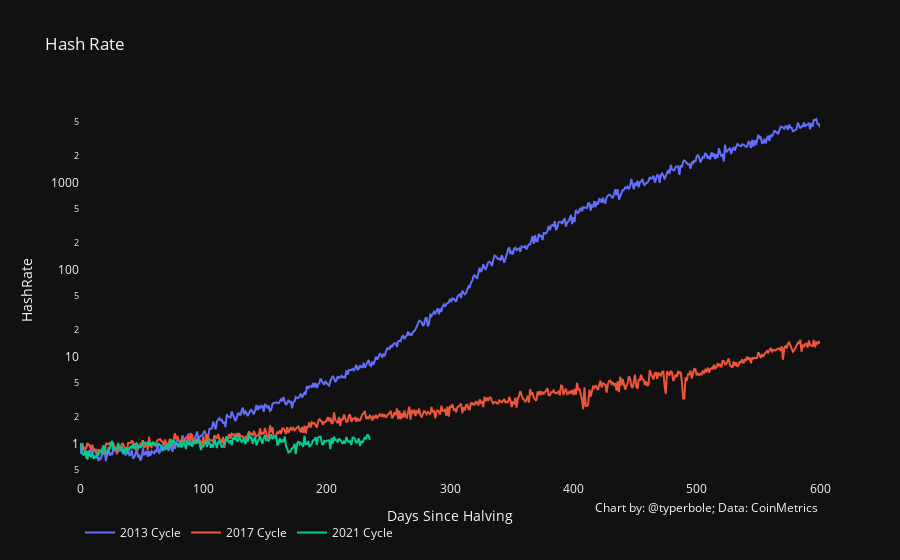

Write notebook code for a chart like this one.
### Code cell
plot_comparison_chart(data, 'HashRate', cycle='halving', index=True, title='Hash Rate', y_axis_type='log')

### Figure 1 — Plotly figure (JSON) as saved in the notebook; plotly's stock layout.template omitted (floating-point values rounded to 4 significant figures; data arrays with more than 128 entries replaced by an {"elided": "..."} marker saying what was removed)
{"data": [{"name": "2013 Cycle", "type": "scatter", "x": {"elided": "601 int values"}, "xaxis": "x", "y": {"elided": "601 float values"}, "yaxis": "y"}, {"name": "2017 Cycle", "type": "scatter", "x": {"elided": "601 int values"}, "xaxis": "x", "y": {"elided": "601 float values"}, "yaxis": "y"}, {"name": "2021 Cycle", "type": "scatter", "x": {"elided": "601 int values"}, "xaxis": "x", "y": {"elided": "601 float values"}, "yaxis": "y"}], "layout": {"annotations": [{"showarrow": false, "text": "Chart by: @typerbole; Data: CoinMetrics", "x": 1, "xanchor": "right", "xref": "paper", "xshift": 0, "y": -0.1, "yanchor": "auto", "yref": "paper", "yshift": 0}], "legend": {"orientation": "h"}, "showlegend": true, "title": {"text": "Hash Rate"}, "xaxis": {"anchor": "y", "domain": [0, 1], "showgrid": false, "showline": false, "title": {"text": "Days Since Halving"}, "zeroline": false}, "yaxis": {"anchor": "x", "domain": [0, 1], "showgrid": false, "showline": false, "title": {"text": "HashRate"}, "type": "log", "zeroline": false}}}
